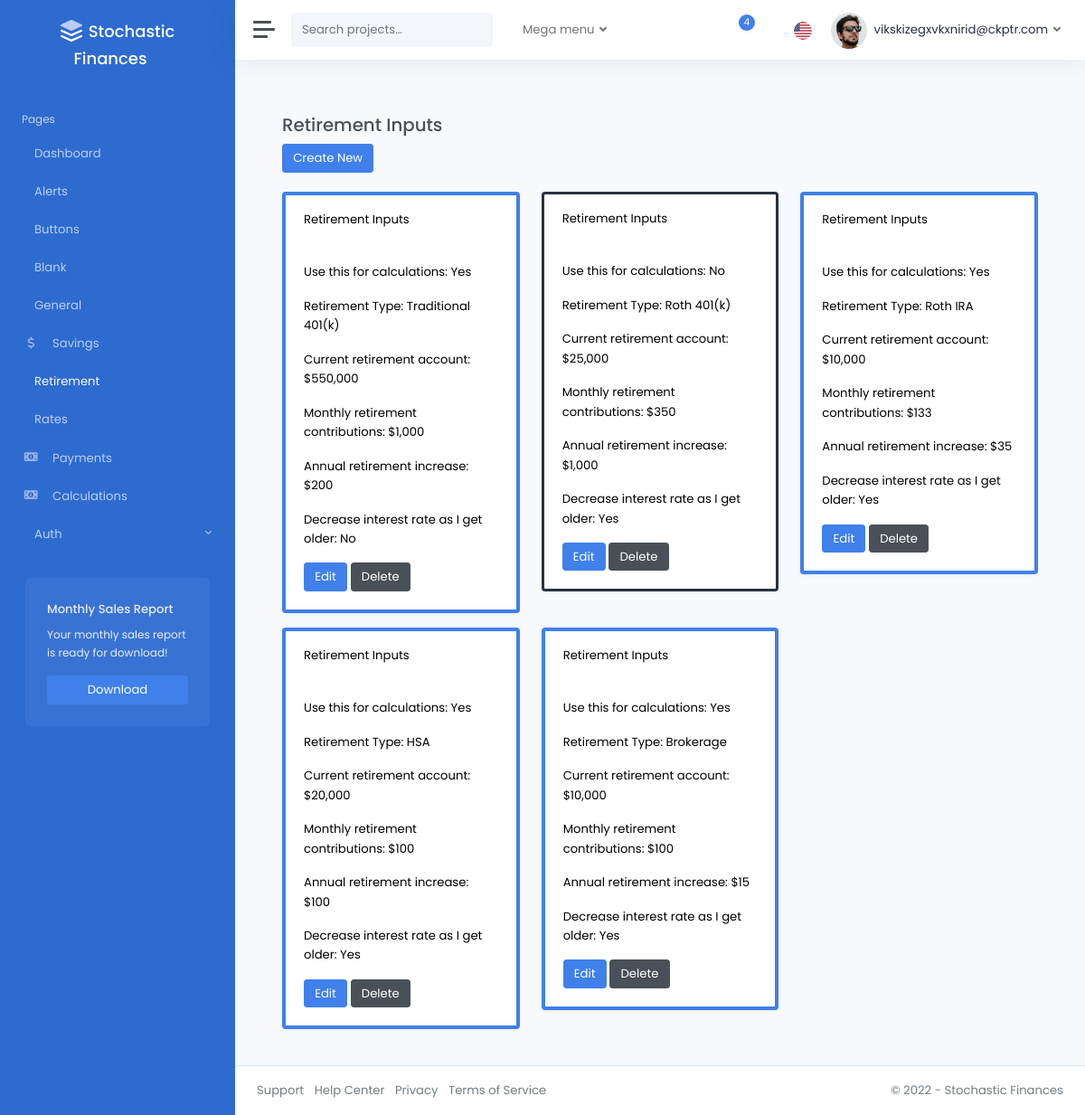
Page /retirement/ (signed in) on the committed database.
### accounts/models.py (models this page shows, shortened)
class CustomUser(AbstractUser):
    pass

### pages/models.py (models this page shows)
class RetirementInputsModel(models.Model):
    RETIREMENT_TYPE_CHOICES = [
        ("traditional_401k", "Traditional 401(k)"),
        ("roth_401k", "Roth 401(k)"),
        ("traditional_ira", "Traditional IRA"),
        ("roth_ira", "Roth IRA"),
        ("hsa", "HSA"),
        ("brokerage", "Brokerage"),
    ]
    is_active = models.BooleanField(default=False)
    retirement_type = models.CharField(
        max_length=20,
        choices=RETIREMENT_TYPE_CHOICES,
        default="traditional_401k",
    )
    base_retirement = models.FloatField(
        validators=[validate_base_retirement, decimal_validator]
    )
    base_retirement_per_mo = models.FloatField(
        validators=[validate_base_retirement_per_mo, decimal_validator]
    )
    base_retirement_per_yr_increase = models.FloatField(
        validators=[validate_base_retirement_per_yr_increase, decimal_validator]
    )
    interest_rate_per_yr = models.FloatField(
        validators=[validate_rates_per_yr, decimal_validator],
        null=True,
        blank=True,
        help_text="Optional: Leave blank to use default rate from Rates form",
    )
    use_conservative_rates = models.BooleanField(
        default=False,
        help_text="Gradually reduce this account's interest rate toward 5% by age 90",
    )
    created_by = models.ForeignKey(
        CustomUser,
        related_name="retirement_inputs",
        on_delete=models.CASCADE,
        null=True,
        blank=True,
    )
    modified_at = models.DateTimeField(auto_now=True)
    class Meta:
        verbose_name_plural = "Retirement_Inputs"

### pages/views.py (the view)
@login_required
def retirement_inputs_dashboard(request):
    retirement_inputs_models = RetirementInputsModel.objects.filter(
        created_by=request.user
    )
    return render(
        request,
        "pages/retirement_inputs.html",
        {"retirement_inputs": retirement_inputs_models},
    )

### templates/pages/retirement_inputs.html (shortened to what this page needs)
{% extends 'layouts/_base.html' %}
{% load static %}
{% block content %}
<div class="container">
    <br />
    <h3>Retirement Inputs</h3>
    <div>
        <a href="{% url 'retirement_inputs_create'%}" class="btn btn-primary">Create New</a>
    </div>
    <br />
    <div class="row">
        {% for item in retirement_inputs %}
            <div class="col-md-4">
                <div class="card shadow {% if item.is_active %}border-primary{% else %}border-dark{% endif %} mb-3 text-black" style="border-width: {% if item.is_active %}4px{% else %}3px{% endif %};">
                    <div class="card-header">Retirement Inputs</div>
                    <div class="card-body">
                    <p class="card-text">Use this for calculations: {{ item.is_active|yesno|title }}</p>
                    <p class="card-text">Retirement Type: {{ item.get_retirement_type_display }}</p>
                    <p class="card-text">Current retirement account: ${{ item.base_retirement|floatformat:"0g" }}</p>
                    <p class="card-text">Monthly retirement contributions: ${{ item.base_retirement_per_mo|floatformat:"0g" }}</p>
                    <p class="card-text">Annual retirement increase: ${{ item.base_retirement_per_yr_increase|floatformat:"0g" }}</p>
                    <p class="card-text">Decrease interest rate as I get older: {{ item.use_conservative_rates|yesno|title }}</p>
                    <a href="{% url 'retirement_inputs_edit' item.id %}" class="btn btn-primary">Edit</a>
                    <a href="{% url 'retirement_inputs_delete' item.id %}" class="btn btn-secondary">Delete</a>
                    </div>
                </div>
            </div>
        {% endfor %}
    </div>
</div>
{% endblock %}

### templates/layouts/includes/navbar.html (shortened to what this page needs)
{% load static %}
<nav class="navbar navbar-expand navbar-light navbar-bg">
  <a class="sidebar-toggle">
    <i class="hamburger align-self-center"></i>
  </a>
  <form class="d-none d-sm-inline-block">
    <div class="input-group input-group-navbar">
      <input type="text" class="form-control" placeholder="Search projects…" aria-label="Search">
      <button class="btn" type="button">
      </button>
    </div>
  </form>
  <ul class="navbar-nav">
    <li class="nav-item px-2 dropdown">
      <a class="nav-link dropdown-toggle" href="#" id="servicesDropdown" role="button" data-bs-toggle="dropdown" aria-haspopup="true" aria-expanded="false">
        Mega menu
      </a>
    </li>
  </ul>
  <div class="navbar-collapse collapse">
    <ul class="navbar-nav navbar-align">
      <li class="nav-item dropdown">
        <a class="nav-icon dropdown-toggle" href="#" id="messagesDropdown" data-bs-toggle="dropdown">
          <div class="position-relative">
            <span class="indicator">4</span>
          </div>
        </a>
      </li>
      <li class="nav-item dropdown">
        <a class="nav-icon dropdown-toggle" href="#" id="alertsDropdown" data-bs-toggle="dropdown">
        </a>
      </li>
      <li class="nav-item dropdown">
        <a class="nav-flag dropdown-toggle" href="#" id="languageDropdown" data-bs-toggle="dropdown">
          <img src="{% static 'img/flags/us.png' %}" alt="English" />
        </a>
      </li>
      {% if user.is_authenticated %}
        <li class="nav-item dropdown">
          <a class="nav-link dropdown-toggle d-none d-sm-inline-block" href="#" data-bs-toggle="dropdown">
            <img src="{% static 'img/avatars/avatar.jpg' %}" class="avatar img-fluid rounded-circle me-1" alt="{{ user.email }}" /> <span class="text-dark">{{ user.email }}</span>
          </a>
        </li>
      {% else %}
        <li class="nav-item">
          <a class="nav-link" href="{% url 'account_login' %}">Sign In <i class="ml-2" data-feather="log-in"></i></a>
        </li>
      {% endif %}
    </ul>
  </div>
</nav>

### rows in the picture
CustomUser: email "vikskizegxvkxnirid@ckptr.com"
RetirementInputsModel: is_active "Yes", retirement_type "Traditional 401(k)", base_retirement "550,000", base_retirement_per_mo "1,000", base_retirement_per_yr_increase "200", use_conservative_rates "No"
RetirementInputsModel: is_active "No", retirement_type "Roth 401(k)", base_retirement "25,000", base_retirement_per_mo "350", base_retirement_per_yr_increase "1,000", use_conservative_rates "Yes"
RetirementInputsModel: is_active "Yes", retirement_type "Roth IRA", base_retirement "10,000", base_retirement_per_mo "133", base_retirement_per_yr_increase "35", use_conservative_rates "Yes"
RetirementInputsModel: is_active "Yes", retirement_type "HSA", base_retirement "20,000", base_retirement_per_mo "100", base_retirement_per_yr_increase "100", use_conservative_rates "Yes"
RetirementInputsModel: is_active "Yes", retirement_type "Brokerage", base_retirement "10,000", base_retirement_per_mo "100", base_retirement_per_yr_increase "15", use_conservative_rates "Yes"
